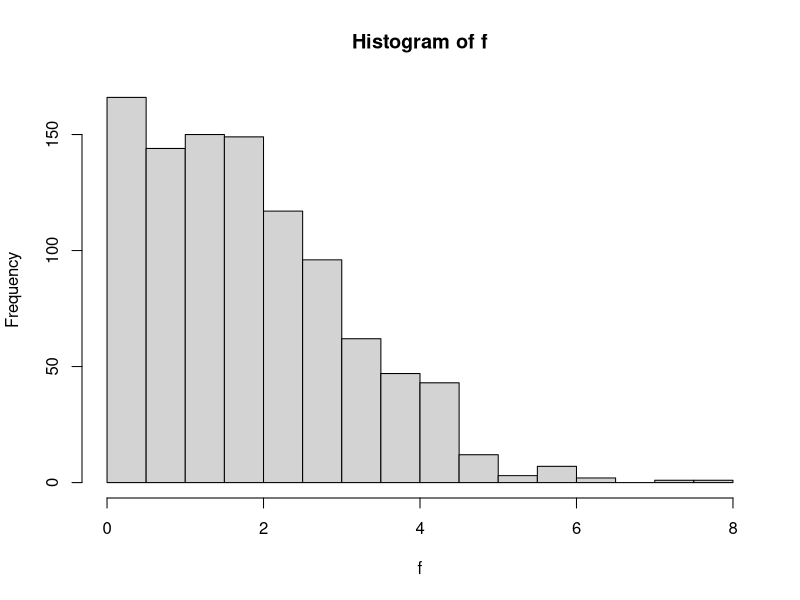

Source code (R):
mu=1
a=0

beta=.5
M=3.1

variance=3
sigma=sqrt(variance)
area=1-pnorm(a,mu,sigma)
C=1/area
K=C/sqrt(2*pi*variance)

count=0
kk=1
f=matrix(NA,1000)
while (kk<1001)
{
z=rexp(1,beta)
fz=K*exp(-(z-mu)^2/(2*variance))
Mgz=M*beta*exp(-beta*z)
r=fz/Mgz
if(r>runif(1,min=0,max=1))
{f[kk]=z; kk=kk+1}
count=count+1
}
hist(f)
mean(f)
var(f)
